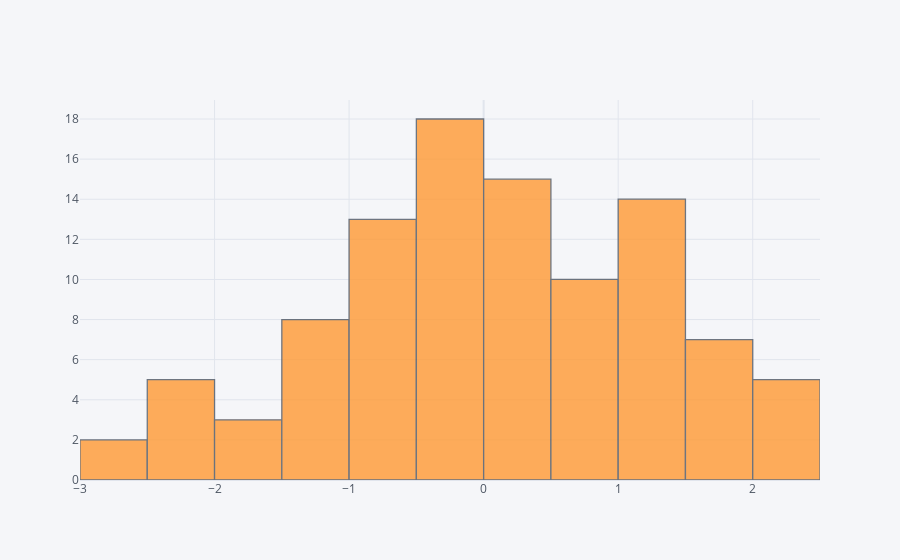

The notebook cell saved with this chart:
### Markdown cell above
`Compare com os histograsm padrões do matplotlib e seaborn`

### Code cell
df['A'].iplot(kind='hist')

### Figure 1 — Plotly figure (JSON) as saved in the notebook; plotly's stock layout.template omitted (floating-point values rounded to 4 significant figures)
{"data": [{"histfunc": "count", "histnorm": "", "marker": {"color": "rgba(255, 153, 51, 1.0)", "line": {"color": "#4D5663", "width": 1.3}}, "name": "A", "opacity": 0.8, "orientation": "v", "type": "histogram", "x": [1.347, -0.9428, -1.228, 0.02071, -0.231, 1.04, 1.448, -0.5614, 0.5861, -1.014, -0.4995, -0.4206, -0.695, 1.108, 1.055, 0.1077, 0.6204, 1.288, -0.6883, -2.1, -0.5238, -1.296, 1.038, 0.1104, 0.6482, 0.314, -1.024, 0.5653, 1.717, -0.2663, 0.7604, 1.521, 1.761, 2.245, -0.3524, -0.01609, 1.077, 1.531, -2.279, -2.232, -0.2503, -0.2614, 0.9685, -1.71, 0.4312, 0.1982, -1.447, 2.2, -0.1484, -0.6349, -2.164, 0.4603, 0.1387, 0.08492, 0.7951, 0.5853, -1.467, -0.2888, -0.08061, -0.354, 2.017, -0.7729, 2.246, 0.2007, -0.569, 0.2158, 2.217, 1.305, 1.05, -2.545, 1.222, -1.564, 0.9243, -0.4248, -0.2171, 1.335, -0.5379, -0.7999, -1.388, 1.001, -1.775, -0.3238, -1.282, -0.2503, 0.2854, -0.3133, 1.744, 0.2566, -0.02494, 0.8266, -0.5179, 0.3749, 1.57, 1.274, -0.9359, -2.616, 0.37, -2.258, -0.9066, 1.581]}], "layout": {"barmode": "overlay", "legend": {"bgcolor": "#F5F6F9", "font": {"color": "#4D5663"}}, "paper_bgcolor": "#F5F6F9", "plot_bgcolor": "#F5F6F9", "title": {"font": {"color": "#4D5663"}}, "xaxis": {"gridcolor": "#E1E5ED", "showgrid": true, "tickfont": {"color": "#4D5663"}, "title": {"font": {"color": "#4D5663"}, "text": ""}, "zerolinecolor": "#E1E5ED"}, "yaxis": {"gridcolor": "#E1E5ED", "showgrid": true, "tickfont": {"color": "#4D5663"}, "title": {"font": {"color": "#4D5663"}, "text": ""}, "zerolinecolor": "#E1E5ED"}}}
